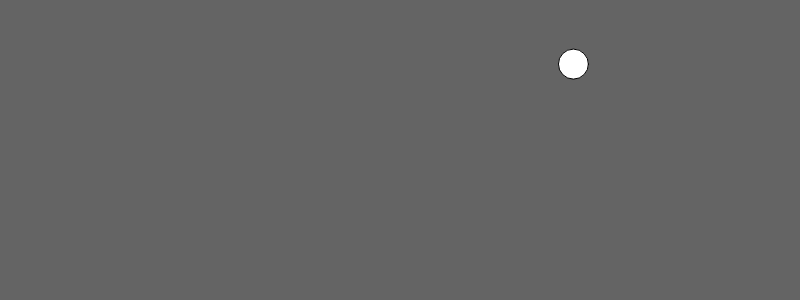
Frame 1 (no input)
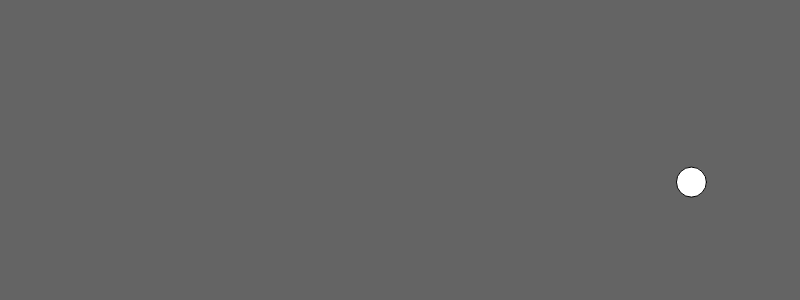
Frame 60 (no input)
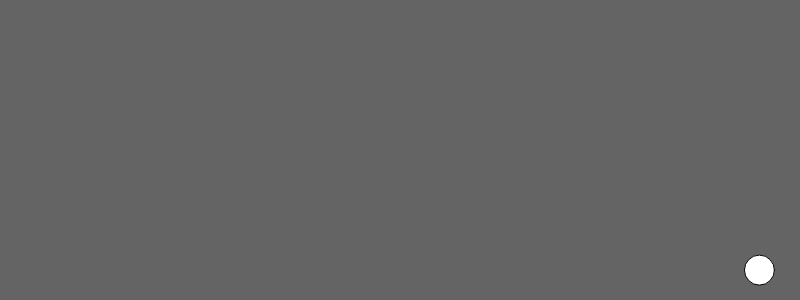
Frame 120 (the mouse pressed at the canvas centre since frame 60)

The p5.js sketch that drew these frames (run headless with seeded random() and noise() and a simulated clock; from frame 60 on, the mouse is pressed at the canvas centre):

// p5.js sketch
// ── sketch.js
var ball;
var rad = 15;

function setup() {
	createCanvas(800, 300)
	ball = new Ball()
}

function draw() {
	background(100)
	ball.update();
	ball.checkEdges();
	ball.display();
}

function Ball(){
	this.x = random(width);
	this.y = random(height);	
	this.xSpeed = 2;	
	this.ySpeed = 2;
}

Ball.prototype= {
	update: function(){
		this.x += this.xSpeed
		this.y += this.ySpeed
	},
	checkEdges: function(){
		if(this.x > width - rad || this.x < rad){
			this.xSpeed *= -1
		}
		if(this.y > height - rad || this.y < rad){
			this.ySpeed *= -1
		}
	},
	display: function(){
		fill(255)
		ellipse(this.x, this.y, rad*2)
	}
	
}
